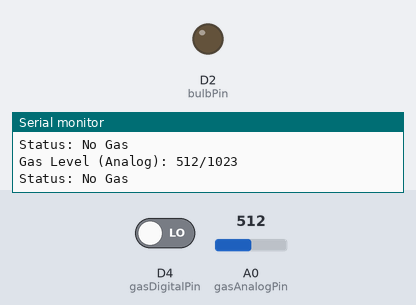
A sketch run on a simulated ESP8266 (NodeMCU). On the bench: output pins drawn as LEDs (lit = HIGH), the last lines printed to the serial monitor. The inputs (shaded band) are chosen by the test bench; at power-on: D4 (gasDigitalPin) LOW, A0 (gasAnalogPin) = 512.

Above: at 2.8 s.
2.9 s: D4 (gasDigitalPin) driven HIGH
At 5.2 s:
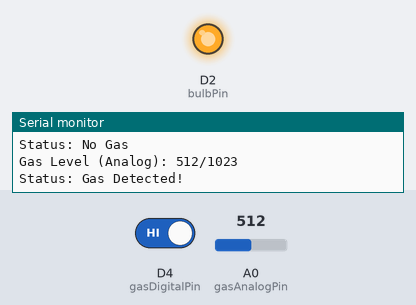
5.6 s: D4 (gasDigitalPin) driven LOW
At 6.7 s:
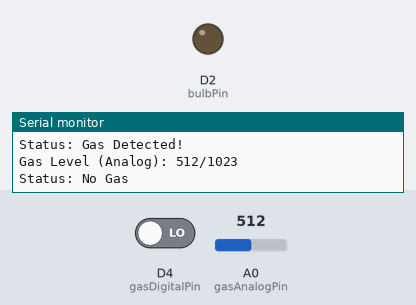
Timing chart, 0 to 8.6 s (numbered marks = the images above; inputs shaded):
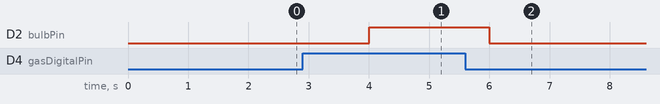

The sketch:

sketch_jun11a.ino
```cpp
const int gasAnalogPin = A0;    // Analog pin for gas sensor
const int gasDigitalPin = D4;   // D4 (GPIO2) for gas sensor digital output
const int bulbPin = D2;         // D2 (GPIO4) for bulb

void setup() {
  // Initialize Serial Monitor
  Serial.begin(9600);
  // Set gas digital pin as input
  pinMode(gasDigitalPin, INPUT);
  // Set bulb pin as output
  pinMode(bulbPin, OUTPUT);
  // Ensure bulb is off initially
  digitalWrite(bulbPin, LOW);
}

void loop() {
  // Read gas sensor
  int gasAnalogValue = analogRead(gasAnalogPin);
  int gasDigitalValue = digitalRead(gasDigitalPin);

  // Print gas sensor status
  Serial.print("Gas Level (Analog): ");
  Serial.print(gasAnalogValue);
  Serial.println("/1023");
  if (gasDigitalValue == HIGH) {
    Serial.println("Status: Gas Detected!");
    digitalWrite(bulbPin, HIGH); // Turn bulb on if gas detected
  } else {
    Serial.println("Status: No Gas");
    digitalWrite(bulbPin, LOW);  // Turn bulb off if no gas
  }

  // Wait 2 seconds
  delay(2000);
}
```

Measured:
- after the input at 2.9 s, D2 (bulbPin): LOW → HIGH after 1.1 s
- after the input at 5.6 s, D2 (bulbPin): HIGH → LOW after 0.40 s
